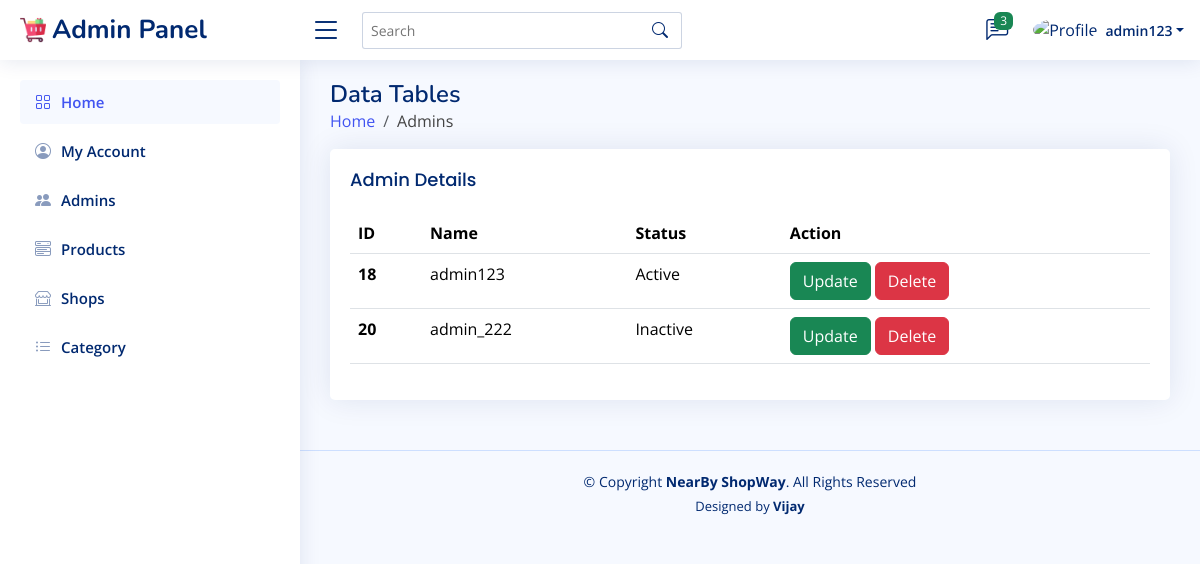
/admin/admins.php (signed in), run on the app's committed database.
### tables this page shows
CREATE TABLE `admin_ac` (
  `id` int(10) NOT NULL,
  `name` varchar(40) NOT NULL,
  `password` varchar(100) NOT NULL
);

### admin/admins.php (the view, shortened to what this page needs)
<?php
include('../components/connect.php');
include('../components/admin_header.php');
?>
<main id="main" class="main">
    <div class="pagetitle">
        <h1>Data Tables</h1>
        <nav>
            <ol class="breadcrumb">
                <li class="breadcrumb-item"><a href="home.php">Home</a></li>
                <li class="breadcrumb-item">Admins</li>
            </ol>
        </nav>
    </div>
    <section class="section">
        <div class="row">
            <div class="col-lg-12">
                <div class="card">
                    <div class="card-body">
                        <h5 class="card-title">Admin Details</h5>
                        <table class="table datatable">
                            <thead>
                                <tr>
                                    <th scope="col">ID</th>
                                    <th scope="col">Name</th>
                                    <th scope="col">Status</th>
                                    <th scope="col">Action</th>
                                </tr>
                            </thead>
                            <tbody>
                                <?php
                                if (isset($_SESSION["search_query"])) {
                                    $search_query = $_SESSION["search_query"];
                                    $sql = "SELECT * FROM admin_ac WHERE name LIKE ?";
                                    $stmt = $conn->prepare($sql);
                                    $searchTerm = "%$search_query%";
                                    $stmt->bind_param("s", $searchTerm);
                                    $stmt->execute();
                                    $result = $stmt->get_result();
                                } else {
                                    $select_admin = "SELECT * FROM admin_ac";
                                    $stmt = $conn->prepare($select_admin);
                                    $stmt->execute();
                                    $result = $stmt->get_result();
                                }
                                if ($result->num_rows > 0) {
                                    while ($row = $result->fetch_assoc()) {
                                ?>
                                        <tr>
                                            <th scope="row"><?php echo $row['id']; ?></th>
                                            <td><?php echo $row['name']; ?></th>
                                            <td>
                                                <?php
                                                if ($_SESSION['admin_id'] == $row['id']) {
                                                    echo 'Active';
                                                } else {
                                                    echo 'Inactive';
                                                }
                                                ?>
                                            </td>
                                            <td>
                                                <a href="update_account.php?update=<?= $row['id']; ?>"><button class="btn btn-success">Update</button></a>
                                                <a href="admins.php?delete=<?= $row['id']; ?>" onclick="return confirm('delete this account?')"><button class="btn btn-danger">Delete</button></a>
                                            </td>
                                        </tr>
                                <?php
                                    }
                                } else {
                                    echo '<p class="text-align-center">No accounts available!</p>';
                                }
                                ?>
                            </tbody>
                        </table>
                    </div>
                </div>
            </div>
        </div>
    </section>
</main>
<?php
include('../components/admin_footer.php');
?>

### components/admin_header.php (shortened to what this page needs)
<?php
$admin_id = $_SESSION['admin_id'];
?>
<!DOCTYPE html>
<html lang="en">
<head>
    <link href="../assets/vendor/bootstrap/css/bootstrap.min.css" rel="stylesheet">
    <link href="../assets/vendor/bootstrap-icons/bootstrap-icons.css" rel="stylesheet">
    <link href="../assets/css/admin_style.css" rel="stylesheet">
</head>
<body>
    <header id="header" class="header fixed-top d-flex align-items-center">
        <div class="d-flex align-items-center justify-content-between">
            <a href="../admin/home.php" class="logo d-flex align-items-center">
                <img src="../assets/img/trolley.png" alt="">
                <span class="d-none d-lg-block">Admin Panel</span>
            </a>
            <i class="bi bi-list toggle-sidebar-btn"></i>
        </div>
        <div class="search-bar">
            <form class="search-form d-flex align-items-center" method="POST" action="">
                <input type="text" name="query" placeholder="Search" title="Enter search keyword">
                <button type="submit" title="Search"><i class="bi bi-search"></i></button>
            </form>
        </div>
        <nav class="header-nav ms-auto">
            <ul class="d-flex align-items-center">
                <li class="nav-item dropdown">
                    <a class="nav-link nav-icon" href="../admin/feedback.php" data-bs-toggle="dropdown">
                        <i class="bi bi-chat-left-text"></i>
                        <span class="badge bg-success badge-number">3</span>
                    </a>
                </li>
                <li class="nav-item dropdown pe-3">
                    <?php
                    $select_profile = "SELECT * FROM admin_ac WHERE id = '$admin_id'";
                    $profile = mysqli_query($conn, $select_profile);
                    $fetch = mysqli_fetch_assoc($profile);
                    ?>
                    <a class="nav-link nav-profile d-flex align-items-center pe-0" href="#" data-bs-toggle="dropdown">
                        <img src="../assets/img/profile-img.jpg" alt="Profile" class="rounded-circle">
                        <span class="d-none d-md-block dropdown-toggle ps-2"><?php echo $fetch['name']; ?></span>
                    </a>
                </li>
            </ul>
        </nav>
    </header>
    <aside id="sidebar" class="sidebar">
        <ul class="sidebar-nav" id="sidebar-nav">
            <li class="nav-item">
                <a class="nav-link " href="home.php">
                    <i class="bi bi-grid"></i>
                    <span>Home</span>
                </a>
            </li>
            <li class="nav-item">
                <a class="nav-link collapsed" href="update_account.php">
                    <i class="bi bi-person-circle"></i>
                    <span>My Account</span>
                </a>
            </li>
            <li class="nav-item">
                <a class="nav-link collapsed" href="admins.php">
                    <i class="bi bi-people-fill"></i>
                    <span>Admins</span>
                </a>
            </li>
            <li class="nav-item">
                <a class="nav-link collapsed" href="products.php">
                    <i class="bi bi-menu-button-wide"></i>
                    <span>Products</span>
                </a>
            </li>
            <li class="nav-item">
                <a class="nav-link collapsed" href="shops.php">
                    <i class="bi bi-shop-window"></i>
                    <span>Shops</span>
                </a>
            </li>
            <li class="nav-item">
                <a class="nav-link collapsed" href="category.php">
                    <i class="bi bi-list-ul"></i>
                    <span>Category</span>
                </a>
            </li>
        </ul>
    </aside>

### assets/css/admin_style.css (style rules this page uses)
:root { scroll-behavior: smooth; }
body { font-family: "Open Sans", sans-serif; background: #f6f9ff; color: #444444; }
a { color: #4154f1; text-decoration: none; }
h1, h2, h3, h4, h5, h6 { font-family: "Nunito", sans-serif; }
#main { margin-top: 60px; padding: 20px 30px; transition: all 0.3s; }
.pagetitle { margin-bottom: 10px; }
.pagetitle h1 { font-size: 24px; margin-bottom: 0; font-weight: 600; color: #012970; }
.card { margin-bottom: 30px; border: none; border-radius: 5px; box-shadow: 0px 0 30px rgba(1, 41, 112, 0.1); }
.card-title { padding: 20px 0 15px 0; font-size: 18px; font-weight: 500; color: #012970; font-family: "Poppins", sans-serif; }
.card-body { padding: 0 20px 20px 20px; width: 100%; }
.logo { line-height: 1; }
@media (min-width: 1200px) { .logo { width: 280px; } }
.logo img { max-height: 26px; margin-right: 6px; }
.logo span { font-size: 26px; font-weight: 700; color: #012970; font-family: "Nunito", sans-serif; }
.header { transition: all 0.5s; z-index: 997; height: 60px; box-shadow: 0px 2px 20px rgba(1, 41, 112, 0.1); background-color: #fff; padding-left: 20px; }
.header .toggle-sidebar-btn { font-size: 32px; padding-left: 10px; cursor: pointer; color: #012970; }
.header .search-bar { min-width: 360px; padding: 0 20px; }
.header .search-form { width: 100%; }
.header .search-form input { border: 0; font-size: 14px; color: #012970; border: 1px solid rgba(1, 41, 112, 0.2); padding: 7px 38px 7px 8px; border-radius: 3px; transition: 0.3s; width: 100%; }
.header .search-form button { border: 0; padding: 0; margin-left: -30px; background: none; }
.header .search-form button i { color: #012970; }
.header-nav ul { list-style: none; }
.header-nav>ul { margin: 0; padding: 0; }
.header-nav .nav-icon { font-size: 22px; color: #012970; margin-right: 25px; position: relative; }
.header-nav .nav-profile { color: #012970; }
.header-nav .nav-profile img { max-height: 36px; }
.header-nav .nav-profile span { font-size: 14px; font-weight: 600; }
.header-nav .badge-number { position: absolute; inset: -2px -5px auto auto; font-weight: normal; font-size: 12px; padding: 3px 6px; }
.sidebar { position: fixed; top: 60px; left: 0; bottom: 0; width: 300px; z-index: 996; transition: all 0.3s; padding: 20px; overflow-y: auto; scrollbar-width: thin; scrollbar-color: #aab7cf transparent; box-shadow: 0px 0px 20px rgba(1, 41, 112, 0.1); background-color: #fff; }
@media (min-width: 1200px) { #main, #footer { margin-left: 300px; } }
.sidebar-nav { padding: 0; margin: 0; list-style: none; }
.sidebar-nav li { padding: 0; margin: 0; list-style: none; }
.sidebar-nav .nav-item { margin-bottom: 5px; }
.sidebar-nav .nav-link { display: flex; align-items: center; font-size: 15px; font-weight: 600; color: #4154f1; transition: 0.3; background: #f6f9ff; padding: 10px 15px; border-radius: 4px; }
.sidebar-nav .nav-link i { font-size: 16px; margin-right: 10px; color: #4154f1; }
.sidebar-nav .nav-link.collapsed { color: #012970; background: #fff; }
.sidebar-nav .nav-link.collapsed i { color: #899bbd; }

### data on the page
admin_ac: name "admin123", id "18", shows "Active"
admin_ac: id "20", name "admin_222", shows "Inactive"
